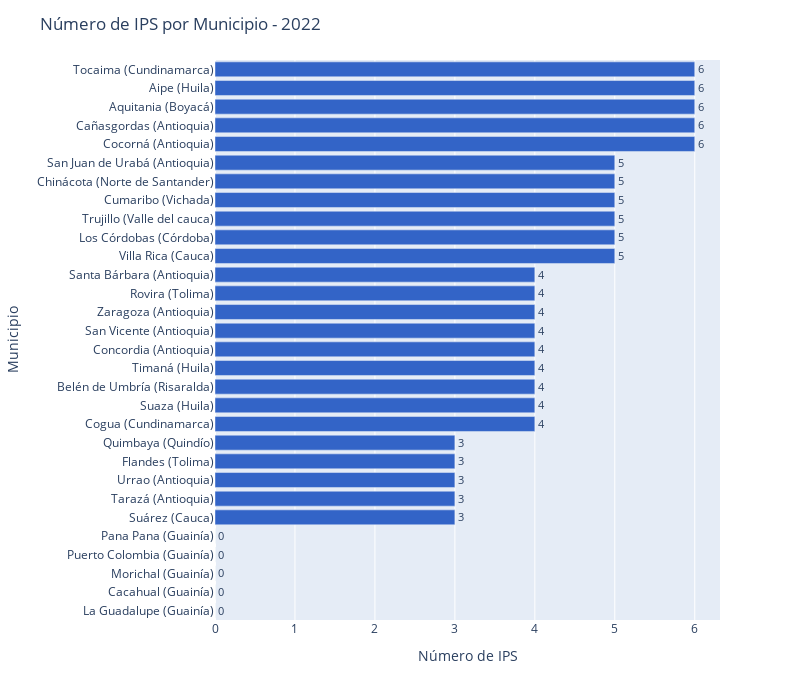

Source (notebook cell):
### Code cell
top_bars = 30
fig = px.bar(data_frame=df_ips_por_habitantes.iloc[:top_bars], 
             x='IPS/Habitantes', 
             y='Municipio_Departamento', 
             orientation='h')

fig.update_xaxes(title_text='Número de IPS')
# fig.update_xaxes(range=[0,3100])
fig.update_yaxes(title_text='Municipio')
fig.update_layout(title='Número de IPS por Municipio - 2022')

color_sequence = ['#3364C7' for i in df_ips_por_habitantes['Municipio_Departamento']]
fig.update_traces(marker=dict(color=color_sequence))

fig.update_traces(text=df_ips_por_habitantes['IPS/Habitantes'].iloc[:top_bars], textposition='outside')

# fig.update_layout(plot_bgcolor='rgba(0,0,0,0)')

fig.update_layout(width=800, height=700)

fig.show()

### Figure 1 — Plotly figure (JSON) as saved in the notebook; plotly's stock layout.template omitted (floating-point values rounded to 4 significant figures; data arrays with more than 128 entries replaced by an {"elided": "..."} marker saying what was removed)
{"data": [{"alignmentgroup": "True", "hovertemplate": "IPS/Habitantes=%{x}<br>Municipio_Departamento=%{y}<extra></extra>", "legendgroup": "", "marker": {"color": {"elided": "1121 str values"}, "pattern": {"shape": ""}}, "name": "", "offsetgroup": "", "orientation": "h", "showlegend": false, "text": [0, 0, 0, 0, 0, 3, 3, 3, 3, 3, 4, 4, 4, 4, 4, 4, 4, 4, 4, 5, 5, 5, 5, 5, 5, 6, 6, 6, 6, 6], "textposition": "outside", "type": "bar", "x": [0, 0, 0, 0, 0, 3, 3, 3, 3, 3, 4, 4, 4, 4, 4, 4, 4, 4, 4, 5, 5, 5, 5, 5, 5, 6, 6, 6, 6, 6], "xaxis": "x", "y": ["La Guadalupe (Guainía)", "Cacahual (Guainía)", "Morichal (Guainía)", "Puerto Colombia (Guainía)", "Pana Pana (Guainía)", "Suárez (Cauca)", "Tarazá (Antioquia)", "Urrao (Antioquia)", "Flandes (Tolima)", "Quimbaya (Quindío)", "Cogua (Cundinamarca)", "Suaza (Huila)", "Belén de Umbría (Risaralda)", "Timaná (Huila)", "Concordia (Antioquia)", "San Vicente (Antioquia)", "Zaragoza (Antioquia)", "Rovira (Tolima)", "Santa Bárbara (Antioquia)", "Villa Rica (Cauca)", "Los Córdobas (Córdoba)", "Trujillo (Valle del cauca)", "Cumaribo (Vichada)", "Chinácota (Norte de Santander)", "San Juan de Urabá (Antioquia)", "Cocorná (Antioquia)", "Cañasgordas (Antioquia)", "Aquitania (Boyacá)", "Aipe (Huila)", "Tocaima (Cundinamarca)"], "yaxis": "y"}], "layout": {"barmode": "relative", "height": 700, "legend": {"tracegroupgap": 0}, "margin": {"t": 60}, "title": {"text": "Número de IPS por Municipio - 2022"}, "width": 800, "xaxis": {"anchor": "y", "domain": [0, 1], "title": {"text": "Número de IPS"}}, "yaxis": {"anchor": "x", "domain": [0, 1], "title": {"text": "Municipio"}}}}
